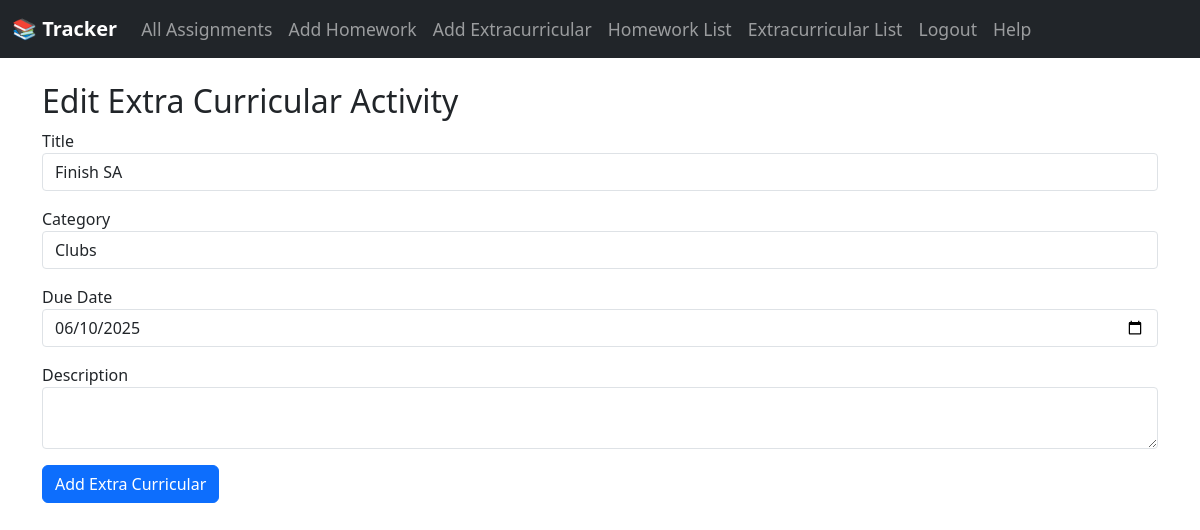
The page /extracurricular/edit/1 (signed in) on the database its author committed.
### app/models.py (models this page shows)
class Extracurricular(db.Model):
    id = db.Column(db.Integer, primary_key=True)
    title = db.Column(db.String(140), nullable=False)
    category = db.Column(db.String(140), nullable=False)
    due_date = db.Column(db.Date, nullable=False)
    description = db.Column(db.Text, nullable=True)
    timestamp = db.Column(db.DateTime, index=True, default=datetime.utcnow)
    user_id = db.Column(db.Integer, db.ForeignKey('user.id'))

### app/routes/extracurricular_routes.py (the view, shortened to what this page needs)
@extracurricular_bp.route('/extracurricular/edit/<int:ec_id>', methods=['GET', 'POST'])
@login_required
def edit_extracurricular(ec_id):
    user_id=current_user.id
    ec = Extracurricular.query.get_or_404(ec_id)
    if ec.user_id != current_user.id:
        flash('Unauthorized action.', 'danger')
        return redirect(url_for('extracurricular_bp.extracurricular_list'))
    form = ExtracurricularForm(obj=ec)
    return render_template('edit_extracurricular.html', form=form)

### app/forms.py
class ExtracurricularForm(FlaskForm):
    title = StringField('Title', validators=[DataRequired()])
    category = StringField('Category', validators=[DataRequired()])
    due_date = DateField('Due Date', validators=[DataRequired()])
    description = TextAreaField('Description')
    submit = SubmitField('Add Extra Curricular')

### app/models.py (called while the page is built)
@login_manager.user_loader
def load_user(user_id):
    return User.query.get(int(user_id))

### app/templates/edit_extracurricular.html (shortened to what this page needs)
{% extends 'base.html' %}
{% block content %}
<h2>Edit Extra Curricular Activity</h2>
<form method="POST" action="">
    <div class="mb-3">
        {{ form.title.label }} {{ form.title(class="form-control") }}
    </div>
    <div class="mb-3">
        {{ form.category.label }} {{ form.category(class="form-control") }}
    </div>
    <div class="mb-3">
        {{ form.due_date.label }} {{ form.due_date(class="form-control") }}
    </div>
    <div class="mb-3">
        {{ form.description.label }} {{ form.description(class="form-control") }}
    </div>
    {{ form.submit(class="btn btn-primary") }}
</form>
{% endblock %}

### app/static/style.css (style rules this page uses)
body { background-color: #f8f9fa; font-family: "Segoe UI", Tahoma, Geneva, Verdana, sans-serif; }
form .form-control, form .form-select { box-shadow: none; border-radius: 0.25rem; }
.btn { border-radius: 0.25rem; font-weight: 500; }

### rows shown on the page
Extracurricular: title "Finish SA", category "Clubs", due_date "06/10/2025"
